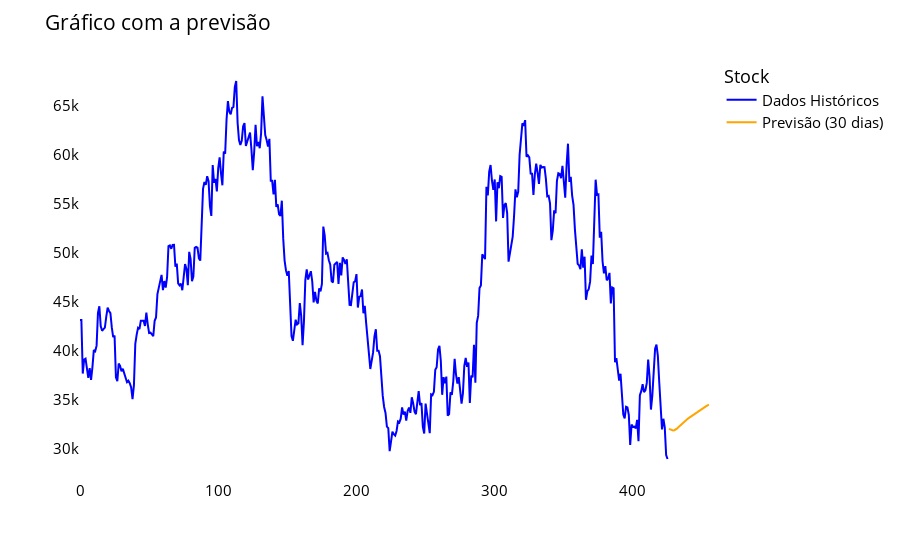

The code cell stored with this chart in its notebook:
### Markdown cell above
<h2>Prevê o valor do Bitcoin para os proximos 30 dias</h2>

### Code cell
lstmdf = closed_date_df.tolist()
lstmdf.extend((np.array(lst_output).reshape(-1, 1)).tolist())
#recupera os valores originais de preço,
lstmdf = scaler.inverse_transform(lstmdf).reshape(1, -1).tolist()[0]

historical_data = lstmdf[:-30]  
forecast_data = lstmdf[-30:]   

grap = px.line(labels={"value": "Stock", "index": "Timestamp"})
grap.add_scatter(x=list(range(len(historical_data))), y=historical_data, mode='lines', name='Dados Históricos', line=dict(color='blue'))
grap.add_scatter(x=list(range(len(historical_data), len(lstmdf))), y=forecast_data, mode='lines', name='Previsão (30 dias)', line=dict(color='orange'))
grap.update_layout(
    title_text="Gráfico com a previsão",
    plot_bgcolor="white",
    font_size=15,
    font_color="black",
    legend_title_text="Stock"
)
grap.update_xaxes(showgrid=False)
grap.update_yaxes(showgrid=False)
grap.show()

### Figure 1 — Plotly figure (JSON) as saved in the notebook; plotly's stock layout.template omitted (floating-point values rounded to 4 significant figures; data arrays with more than 128 entries replaced by an {"elided": "..."} marker saying what was removed)
{"data": [{"hovertemplate": "<extra></extra>", "legendgroup": "", "line": {"color": "#636efa", "dash": "solid"}, "marker": {"symbol": "circle"}, "mode": "lines", "name": "", "orientation": "v", "showlegend": false, "type": "scatter", "xaxis": "x", "yaxis": "y"}, {"line": {"color": "blue"}, "mode": "lines", "name": "Dados Históricos", "type": "scatter", "x": {"elided": "426 int values"}, "y": {"elided": "426 float values"}}, {"line": {"color": "orange"}, "mode": "lines", "name": "Previsão (30 dias)", "type": "scatter", "x": [426, 427, 428, 429, 430, 431, 432, 433, 434, 435, 436, 437, 438, 439, 440, 441, 442, 443, 444, 445, 446, 447, 448, 449, 450, 451, 452, 453, 454, 455], "y": [32070.0, 32000.0, 31930.0, 31910.0, 31930.0, 32000.0, 32120.0, 32250.0, 32400.0, 32540.0, 32670.0, 32790.0, 32910.0, 33030.0, 33130.0, 33240.0, 33350.0, 33450.0, 33560.0, 33660.0, 33760.0, 33850.0, 33950.0, 34040.0, 34130.0, 34220.0, 34300.0, 34390.0, 34470.0, 34550.0]}], "layout": {"font": {"color": "black", "size": 15}, "legend": {"title": {"text": "Stock"}, "tracegroupgap": 0}, "margin": {"t": 60}, "plot_bgcolor": "white", "title": {"text": "Gráfico com a previsão"}, "xaxis": {"anchor": "y", "domain": [0, 1], "showgrid": false}, "yaxis": {"anchor": "x", "domain": [0, 1], "showgrid": false}}}
